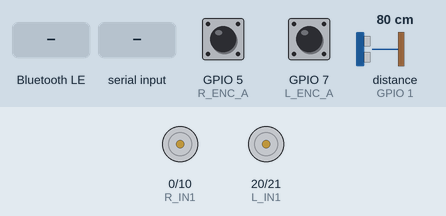
Simulated run of this sketch. Board: ESP32-S3. On the bench: motor-driver pin pairs drawn as motors (green arrow = first pin HIGH = forward, orange = second pin HIGH = backward, longer = more drive). Wiring (inferred from the names in the program): ultrasonic range finder: trigger GPIO 2; echo GPIO 1; IR receiver: data GPIO 9. The test bench sets the inputs (shaded band); at power-on: GPIO 5 (R_ENC_A) HIGH, GPIO 7 (L_ENC_A) HIGH, distance to the obstacle (sensor on GPIO 1) 80 cm. The echo pulse lasts 58.3 µs per cm; nothing arrives over Bluetooth unless stated; a phone connects over Bluetooth LE 3 s after start; what the sketch prints to the serial monitor is not drawn.

Above: at 1.2 s.
1.3 s: Bluetooth LE write "90" received
At 2.5 s:
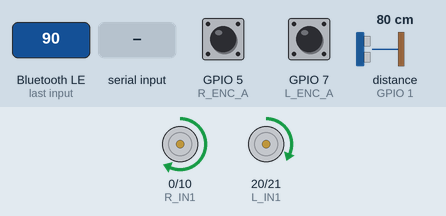
2.8 s: "90,45\n" received over Serial
At 3.8 s:
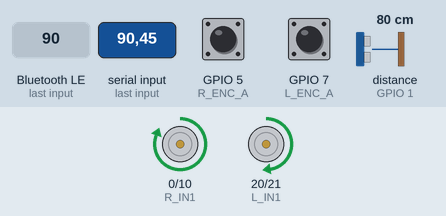
4.3 s: Bluetooth LE write "200" received
At 4.9 s:
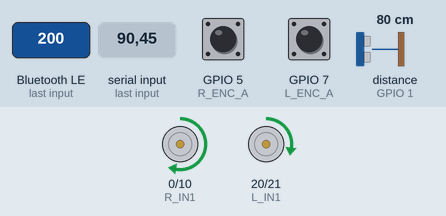
5.8 s: "90,45,200\n" received over Serial
At 6.1 s:
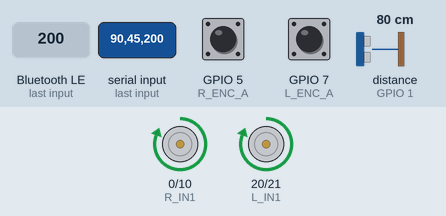
7.3 s: "30,150\n" received over Serial
At 8.5 s:
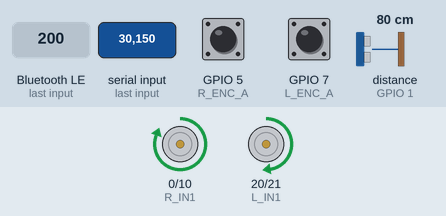
Timing chart, 0 to 9.8 s (numbered marks = the images above; inputs shaded):
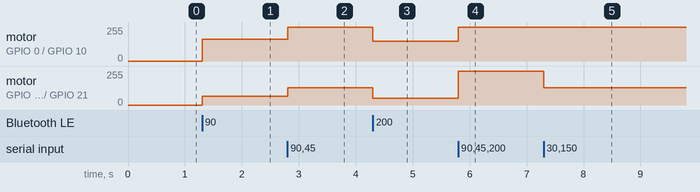

Measured:
- after the input at 1.3 s, motor on GPIO 0 (R_IN1) / GPIO 10 (R_IN2): stopped → forward 162/255 at once; motor on GPIO 20 (L_IN1) / GPIO 21 (L_IN2): stopped → forward 66/255 at once
- after the input at 2.8 s, motor on GPIO 0 (R_IN1) / GPIO 10 (R_IN2): forward 162/255 → forward 255/255 at once; motor on GPIO 20 (L_IN1) / GPIO 21 (L_IN2): forward 66/255 → forward 128/255 at once
- after the input at 4.3 s, motor on GPIO 0 (R_IN1) / GPIO 10 (R_IN2): forward 255/255 → forward 148/255 at once; motor on GPIO 20 (L_IN1) / GPIO 21 (L_IN2): forward 128/255 → forward 52/255 at once
- after the input at 5.8 s, motor on GPIO 0 (R_IN1) / GPIO 10 (R_IN2): forward 148/255 → forward 255/255 at once; motor on GPIO 20 (L_IN1) / GPIO 21 (L_IN2): forward 52/255 → forward 255/255 at once
- after the input at 7.3 s, motor on GPIO 20 (L_IN1) / GPIO 21 (L_IN2): forward 255/255 → forward 128/255 at once

The sketch:

ble_serial_bridge.ino
```cpp
// ble_serial_bridge - BLE remote control + serial telemetry
// BLE in:     2 signed bytes [x, w]  (-127 to 127)
// Serial in:  CSV  a,b[,direct]      (-1.0 to 1.0)
// Serial out: CSV  EL,ER,IR,US_cm    (20 Hz)
//             Non-data lines are prefixed with '#' for parser safety.
//
// NimBLE callbacks run on a separate FreeRTOS task, so they must not
// write to Serial directly. Instead the callback stores the command in
// a volatile struct; loop() reads it and owns all Serial output.
//
// Requires: NimBLE-Arduino library

#include <NimBLEDevice.h>

// Motor pins
#define L_IN1 20
#define L_IN2 21
#define R_IN1 0
#define R_IN2 10

// PWM config
#define MOTOR_FREQ   100
#define MOTOR_RES    10
#define MOTOR_MAX    1023
#define TURN_SCALE   0.5f
#define TRIM         0.0f

// BLE UUIDs
#define SERVICE_UUID "12345678-1234-5678-1234-56789abcdef0"
#define DRIVE_UUID   "12345678-1234-5678-1234-56789abcdef1"

// Encoder pins
#define L_ENC_A 7
#define L_ENC_B 3
#define R_ENC_A 5
#define R_ENC_B 6

// Sensors
#define IR_SENSOR 9
#define US_TRIG   2
#define US_ECHO   1

// Telemetry
#define TELEM_MS 50   // 20 Hz

// ---- BLE command handoff (written by BLE task, read by loop) ----
struct BleCmd { float x, w; bool fresh; };
volatile BleCmd bleCmd = {0, 0, false};

// ---- Motor control ----
void setMotor(int in1, int in2, int speed) {
  if (speed > 0)      { ledcWrite(in1, speed);  ledcWrite(in2, 0);      }
  else if (speed < 0) { ledcWrite(in1, 0);       ledcWrite(in2, -speed); }
  else                { ledcWrite(in1, 0);        ledcWrite(in2, 0);      }
}

void stopMotors() {
  ledcWrite(L_IN1, 0); ledcWrite(L_IN2, 0);
  ledcWrite(R_IN1, 0); ledcWrite(R_IN2, 0);
}

void drive(float x, float w) {
  int vx = (int)(x * MOTOR_MAX);
  int vw = (int)(w * MOTOR_MAX * TURN_SCALE);
  setMotor(L_IN1, L_IN2, constrain((int)((vx - vw) * (1.0f - TRIM)), -MOTOR_MAX, MOTOR_MAX));
  setMotor(R_IN1, R_IN2, constrain((int)((vx + vw) * (1.0f + TRIM)), -MOTOR_MAX, MOTOR_MAX));
}

// ---- Encoders ----
volatile long encL = 0;
volatile long encR = 0;

void IRAM_ATTR onLeftA()  { encL += (digitalRead(L_ENC_B) == LOW) ? 1 : -1; }
void IRAM_ATTR onRightA() { encR += (digitalRead(R_ENC_B) == LOW) ? 1 : -1; }

// ---- Ultrasonic ----
float readDistanceCm() {
  digitalWrite(US_TRIG, LOW);  delayMicroseconds(2);
  digitalWrite(US_TRIG, HIGH); delayMicroseconds(10);
  digitalWrite(US_TRIG, LOW);
  long d = pulseIn(US_ECHO, HIGH, 30000);
  return d ? d * 0.034f / 2.0f : -1.0f;
}

// ---- Serial command parsing ----
char cmdBuf[32];
int  cmdLen = 0;

void parseCommand(const char* buf) {
  float a, b;
  int direct = 0;
  if (sscanf(buf, "%f,%f,%d", &a, &b, &direct) < 2) return;
  a = constrain(a, -1.0f, 1.0f);
  b = constrain(b, -1.0f, 1.0f);
  if (direct) {
    setMotor(L_IN1, L_IN2, (int)(a * MOTOR_MAX));
    setMotor(R_IN1, R_IN2, (int)(b * MOTOR_MAX));
  } else {
    drive(a, b);
  }
}

void readSerial() {
  while (Serial.available()) {
    char c = Serial.read();
    if (c == '\n') {
      cmdBuf[cmdLen] = '\0';
      parseCommand(cmdBuf);
      cmdLen = 0;
    } else if (c != '\r' && cmdLen < (int)sizeof(cmdBuf) - 1) {
      cmdBuf[cmdLen++] = c;
    }
  }
}

// ---- BLE callbacks ----
class DriveCallback : public NimBLECharacteristicCallbacks {
  void onWrite(NimBLECharacteristic* pChar, NimBLEConnInfo& connInfo) {
    std::string data = pChar->getValue();
    if (data.length() < 2) return;
    // Store for loop() to consume — do NOT call Serial here
    bleCmd.x = (int8_t)data[0] / 127.0f;
    bleCmd.w = (int8_t)data[1] / 127.0f;
    bleCmd.fresh = true;
  }
};

class ServerCallback : public NimBLEServerCallbacks {
  void onConnect(NimBLEServer* pServer, NimBLEConnInfo& connInfo) {
    // Intentionally no Serial print — loop() owns serial
  }
  void onDisconnect(NimBLEServer* pServer, NimBLEConnInfo& connInfo, int reason) {
    stopMotors();
    NimBLEDevice::startAdvertising();
  }
};

// ---- Setup ----
void setup() {
  Serial.begin(115200);

  ledcAttach(L_IN1, MOTOR_FREQ, MOTOR_RES); ledcAttach(L_IN2, MOTOR_FREQ, MOTOR_RES);
  ledcAttach(R_IN1, MOTOR_FREQ, MOTOR_RES); ledcAttach(R_IN2, MOTOR_FREQ, MOTOR_RES);
  stopMotors();

  pinMode(L_ENC_A, INPUT_PULLUP); pinMode(L_ENC_B, INPUT_PULLUP);
  pinMode(R_ENC_A, INPUT_PULLUP); pinMode(R_ENC_B, INPUT_PULLUP);
  attachInterrupt(digitalPinToInterrupt(L_ENC_A), onLeftA,  RISING);
  attachInterrupt(digitalPinToInterrupt(R_ENC_A), onRightA, RISING);

  pinMode(IR_SENSOR, INPUT);
  pinMode(US_TRIG, OUTPUT);
  pinMode(US_ECHO, INPUT);

  NimBLEDevice::init("RobotCar");
  NimBLEServer* pServer = NimBLEDevice::createServer();
  pServer->setCallbacks(new ServerCallback());
  NimBLEService* pService = pServer->createService(SERVICE_UUID);
  NimBLECharacteristic* pDrive = pService->createCharacteristic(
    DRIVE_UUID, NIMBLE_PROPERTY::WRITE | NIMBLE_PROPERTY::WRITE_NR
  );
  pDrive->setCallbacks(new DriveCallback());
  pService->start();
  NimBLEAdvertising* pAdv = NimBLEDevice::getAdvertising();
  pAdv->addServiceUUID(SERVICE_UUID);
  pAdv->setName("RobotCar");
  NimBLEDevice::startAdvertising();

  Serial.println("# RobotCar ready");
  Serial.println("EL,ER,IR,US_cm");  // column labels for Serial Plotter
}

// ---- Loop ----
unsigned long lastTelemMs = 0;

void loop() {
  // Apply any pending BLE command
  if (bleCmd.fresh) {
    bleCmd.fresh = false;
    drive(bleCmd.x, bleCmd.w);
  }

  readSerial();

  unsigned long now = millis();
  if (now - lastTelemMs >= TELEM_MS) {
    lastTelemMs = now;

    float us = readDistanceCm();
    int   ir  = digitalRead(IR_SENSOR);

    noInterrupts();
    long el = encL;
    long er = encR;
    interrupts();

    Serial.print(el);    Serial.print(',');
    Serial.print(er);    Serial.print(',');
    Serial.print(ir);    Serial.print(',');
    Serial.println(us, 1);
  }
}
```
